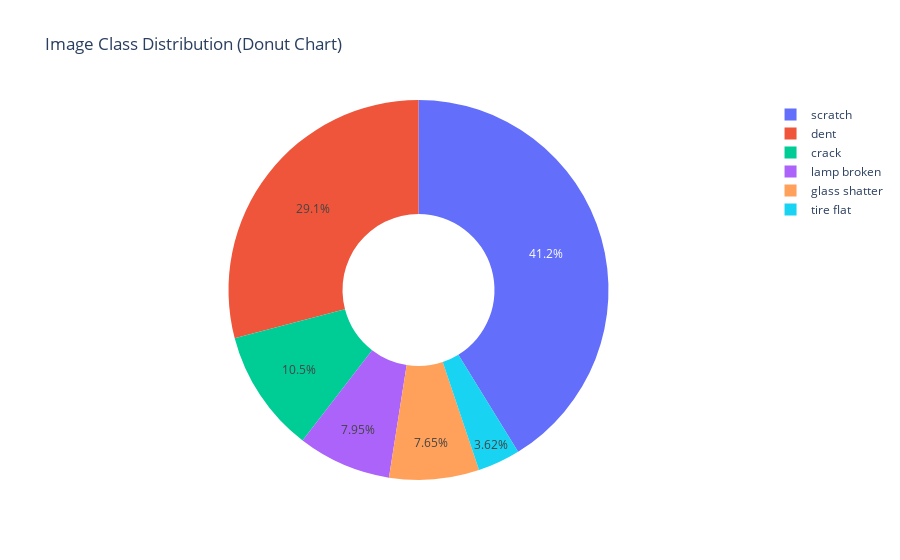

The notebook cell this image was saved under:
### Code cell
# Create a donut chart to visualize the distribution of images per class
fig = px.pie(
    merged_df,
    names="name",
    values="count",
    title="Image Class Distribution (Donut Chart)",
    hole=0.4  # set 0 < hole < 1 to create a donut
)

fig.show()

### Figure 1 — Plotly figure (JSON) as saved in the notebook; plotly's stock layout.template omitted (floating-point values rounded to 4 significant figures)
{"data": [{"domain": {"x": [0, 1], "y": [0, 1]}, "hole": 0.4, "hovertemplate": "name=%{label}<br>count=%{value}<extra></extra>", "labels": ["dent", "scratch", "crack", "glass shatter", "lamp broken", "tire flat"], "legendgroup": "", "name": "", "showlegend": true, "type": "pie", "values": [1806, 2560, 651, 475, 494, 225]}], "layout": {"legend": {"tracegroupgap": 0}, "title": {"text": "Image Class Distribution (Donut Chart)"}}}
